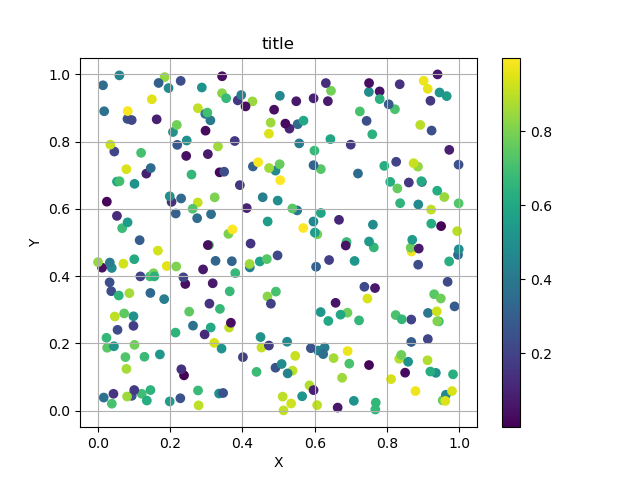

Recreate this plot in Python.
""" p5_20.py """

import matplotlib.pyplot as plt
import numpy as np

pt_x = np.random.rand(300)
pt_y = np.random.rand(300)
pt_val = np.random.rand(300)

fig, ax = plt.subplots()
im = ax.scatter(pt_x, pt_y, c=pt_val, cmap='viridis')
plt.colorbar(im)
ax.set_title("title")
ax.set_xlabel("X")
ax.set_ylabel("Y")
plt.grid(True)
plt.savefig("p5_20.png")
# plt.show()
